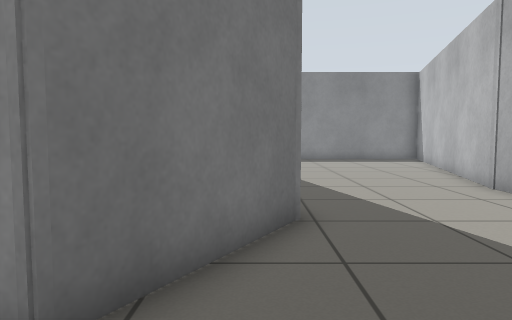
View 1 (above)

17 first-person views from a walk through a robot-simulator world made for Gazebo. The camera is 0.72 m above the floor, tilts 4° down and sees 70° across. The floor is counted in squares, 0.5 m on a side. Each view is taken from the middle of a square. On the plan, view 1 faces up. The plan holds only what a view shows up to about 16 squares ahead; the rest is blank.

View 2
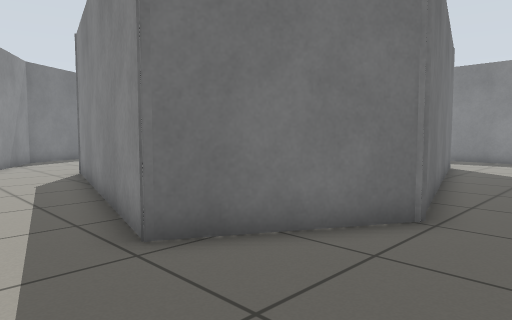

View 3
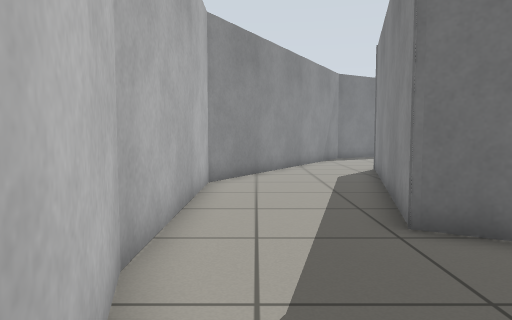

View 4
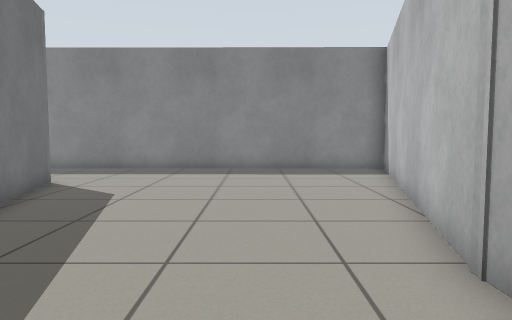

View 5
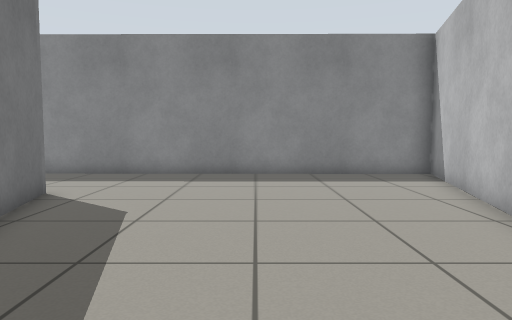

View 6
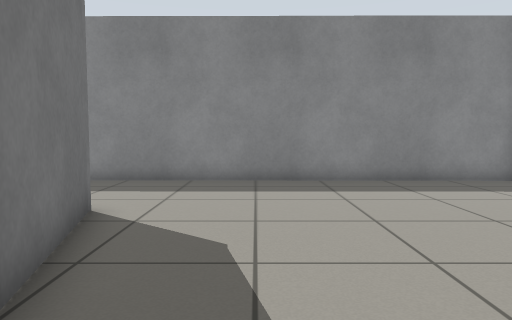

View 7
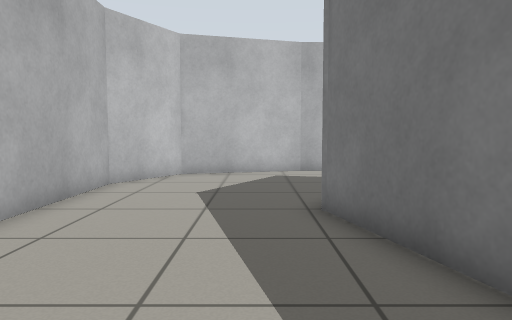

View 8
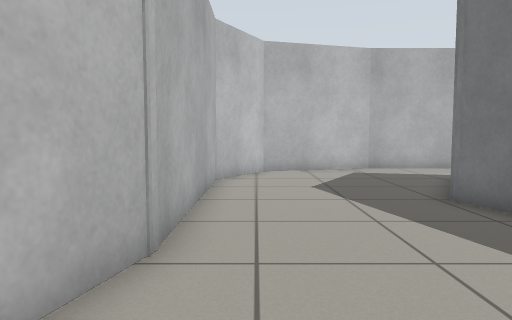

View 9
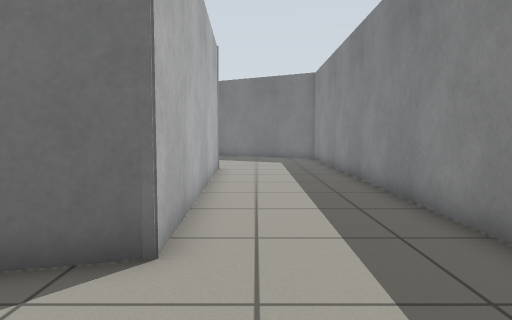

View 10
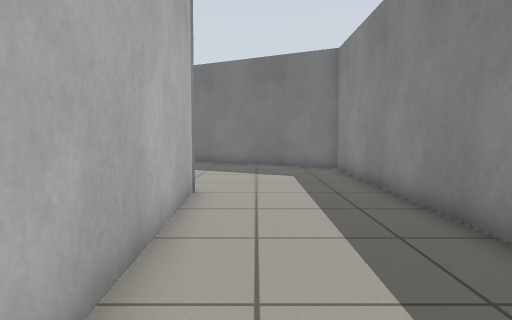

View 11
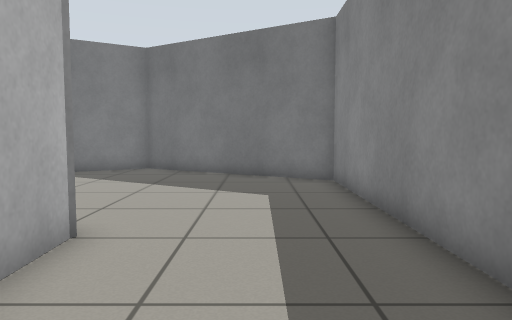

View 12
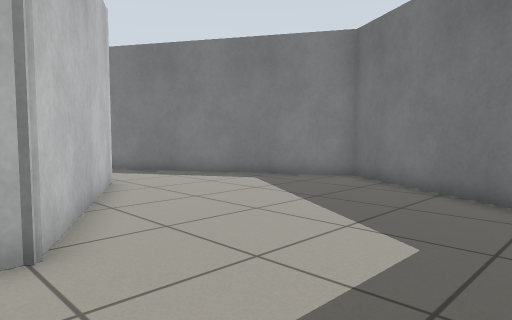

View 13
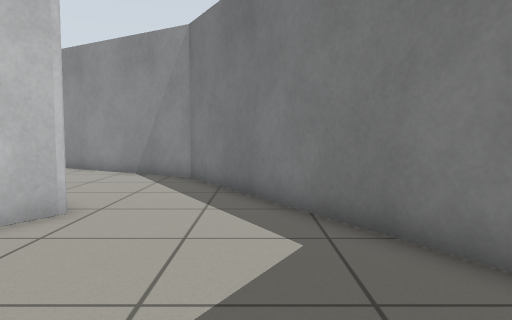

View 14
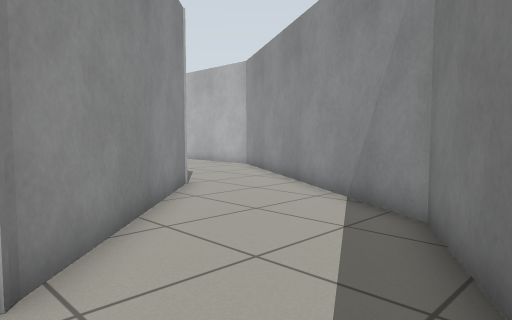

View 15
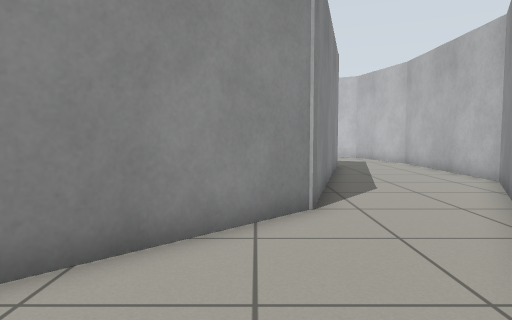

View 16
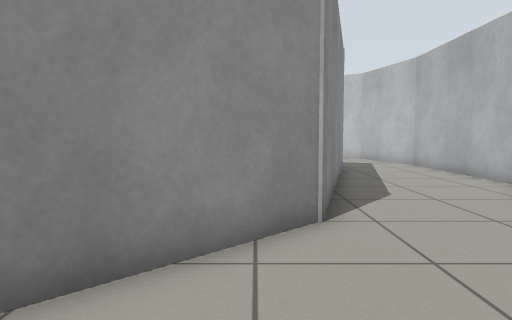

View 17
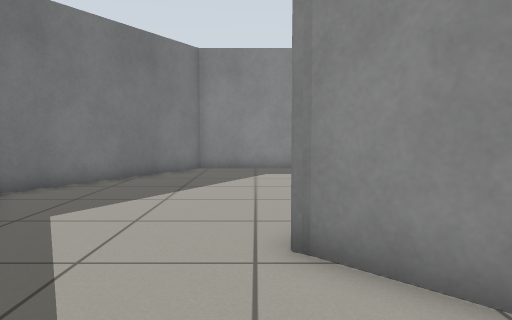

### Floor plan
Ten units are one square. View 1 is at (0, 0); x grows to the right and y downward. Boxes are objects, and circles mark ways between rooms. Rooms are numbered by the first view taken in them; rooms with no view inside come last. Other rooms are left out.
<svg viewBox="-239 -219 338 239">
<path fill="none" stroke="#000" d="M-15 -23 -110 -49 -119 -58M-129 -21 -69 14 2 14M62 -94 94 -213 -55 -214M-45 -167 -21 -168 7 -61 -15 -23M1 15 47 2 62 -25 62 -99M-119 -58 -165 -104 -131 -164 -45 -167M-55 -214 -194 -214 -234 -145 -178 -49 -129 -21"/>
<circle cx="-7" cy="-10" r="3" fill="#2a7"/>
<circle cx="-120" cy="-40" r="3" fill="#2a7"/>
<circle cx="-58" cy="-195" r="3" fill="#2a7"/>
<text x="-60" y="-10">1</text>
<text x="30" y="-130">2</text>
<text x="-150" y="-150">3</text>
</svg>
Room 1 opens to room 2. Room 1 opens to room 3. Room 2 opens to room 3.

Where each view was taken, in squares from view 1:
view 1: 0 up, 0 right, facing up
view 2: 0 up, 3 right, facing up-left
view 3: 0 up, 4 right, facing left
view 4: 6 up, 4 right, facing up
view 5: 8 up, 3 right, facing up
view 6: 10 up, 1 right, facing up
view 7: 13 up, 2 right, facing down
view 8: 14 up, 5 right, facing down
view 9: 18 up, 2 right, facing left
view 10: 18 up, 4 left, facing left
view 11: 19 up, 8 left, facing left
view 12: 21 up, 12 left, facing down-left
view 13: 17 up, 20 left, facing down
view 14: 11 up, 20 left, facing down-right
view 15: 6 up, 18 left, facing right
view 16: 6 up, 17 left, facing right
view 17: 6 up, 17 left, facing up
